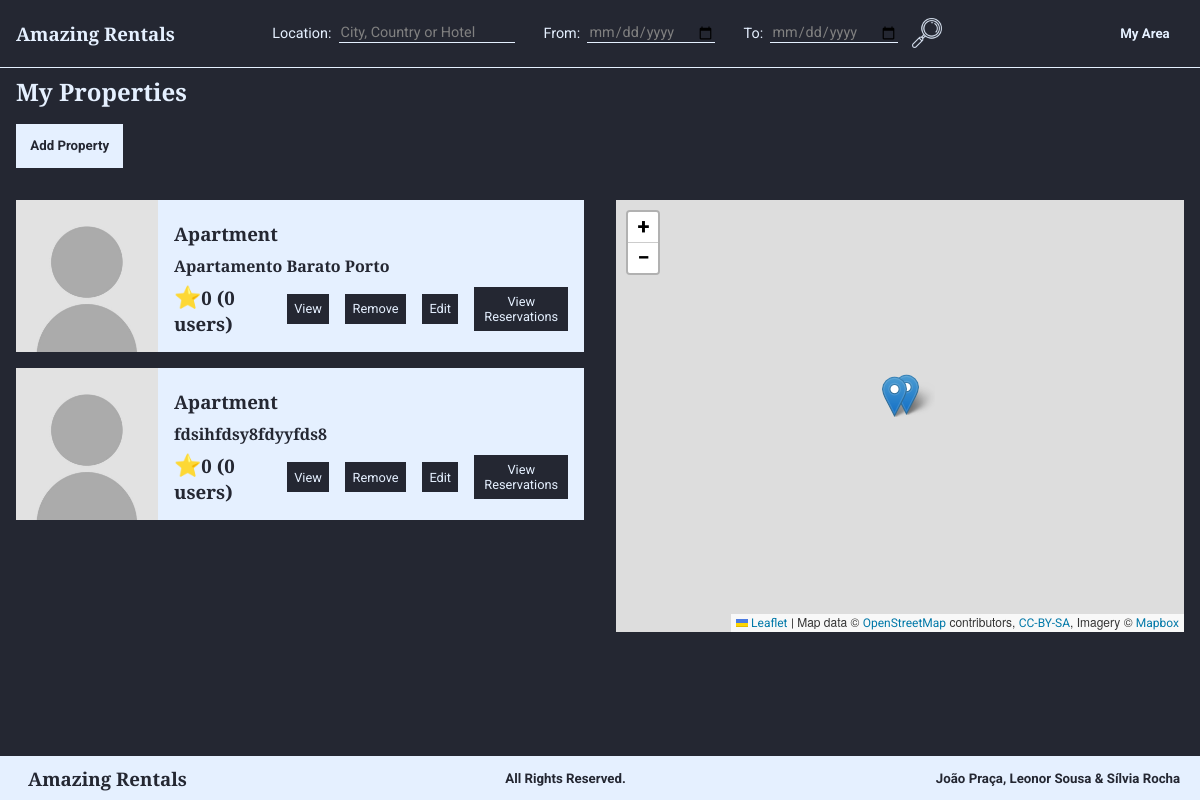
Page /listProperties.php (signed in) on the earlier database version.
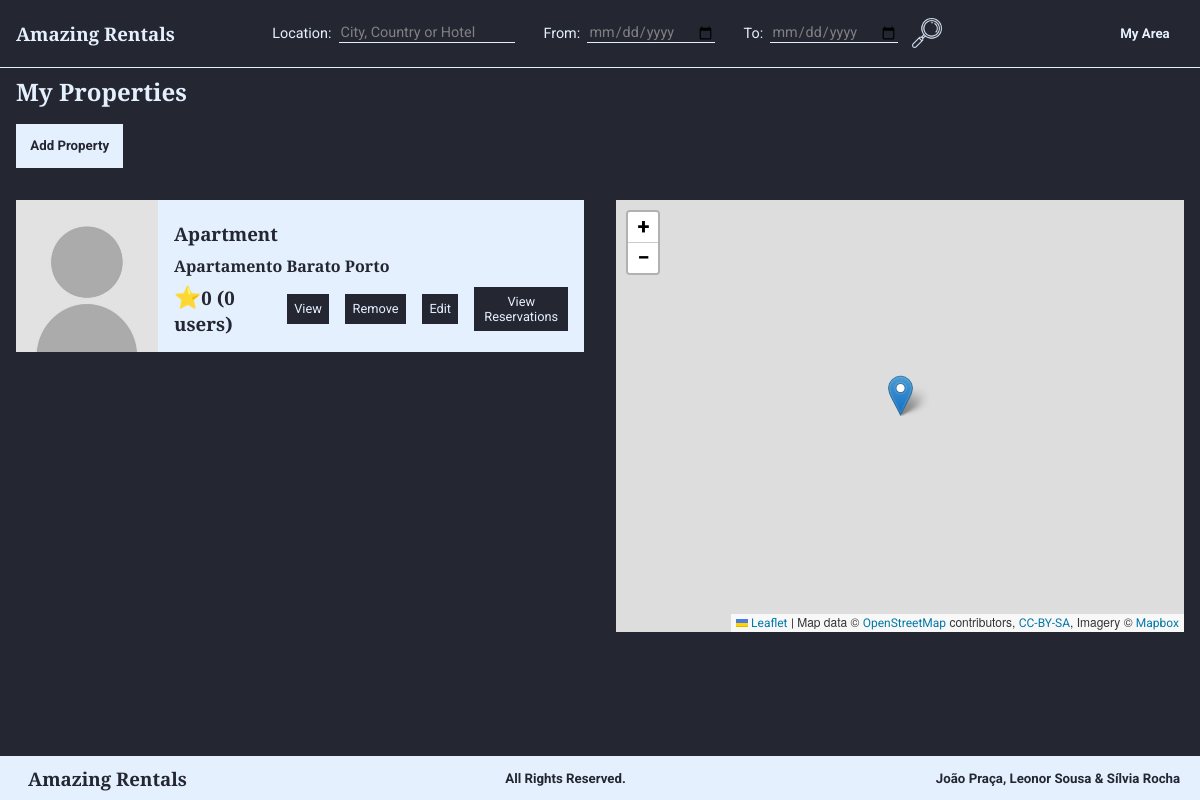
Same page on the later database version.
### tables this page shows
CREATE TABLE Habitacao (
    idHabitacao INTEGER PRIMARY KEY,
    nome        TEXT,
    numQuartos  INTEGER CHECK (numQuartos > 0), 
    maxHospedes INTEGER CHECK (maxHospedes > 0),  
    precoNoite  REAL    CHECK (precoNoite > 0), 
    taxaLimpeza REAL CHECK (taxaLimpeza >= 0), 
    descricao   TEXT,
    latitude    REAL    CHECK(latitude>=-90 and latitude<=90),
    longitude   REAL    CHECK(longitude>=-180 and longitude<=180),
    morada      TEXT,
    idCidade    INTEGER REFERENCES Cidade(idCidade) ON DELETE RESTRICT ON UPDATE RESTRICT, 
    idUtilizador INTEGER REFERENCES Utilizador(idUtilizador) ON DELETE CASCADE ON UPDATE CASCADE,
    idTipo      INTEGER REFERENCES TipoDeHabitacao (idTipo) ON DELETE SET NULL ON UPDATE CASCADE, 
    idPolitica  INTEGER REFERENCES PoliticaDeCancelamento (idPolitica) ON DELETE RESTRICT ON UPDATE CASCADE
);

CREATE TABLE TipoDeHabitacao (
    idTipo  INTEGER PRIMARY KEY,
    nome    VARCHAR(30) UNIQUE NOT NULL
);

### database/habitations.php (called while the page is built, shortened)
<?php
function getProperties($user_id){
    global $db;
    $stmt = $db->prepare('SELECT * FROM Habitacao WHERE idUtilizador = ? ORDER BY nome');
    $stmt->execute(array($user_id));
    return $stmt->fetchAll();
}
function getNameType($id){
    global $db;
    $stmt = $db->prepare('SELECT nome FROM TipoDeHabitacao WHERE idTipo=?');
    $stmt->execute(array($id));
    return $stmt->fetch();
}
function getHabitationPictures($id){
    global $db;
    $stmt = $db->prepare('SELECT * FROM Imagem WHERE idHabitacao=?');
    $stmt->execute(array($id));
    return $stmt->fetchAll();
}
?>

### templates/properties/viewShortProperty.php (the view, shortened to what this page needs)
<section class="propertyShort">
    <?php
        include_once("database/connection.php");
        include_once("database/habitations.php");
        $pictures=getHabitationPictures($habitation['idHabitacao']);
        if ($pictures != null){
            echo '<img src=' . $pictures[0]['urlImagem'] . ' alt=' . $pictures[0]['legenda'] . '>';
        }
        else{
            echo '<img src="images/ownerPicture.jpg" alt="Habitation Picture">';
        }
            $rating=0;
            $n=0;
    ?>
    <div class="rightText">
        <h3><?=getNameType($habitation['idTipo'])['nome']?></h3>
        <h1><?=$habitation['nome']?></h1>
        <div class="horizontalElements">
            <h3 id="rating"><?=$rating?> (<?=$n?> users)</h3>
            <a href="viewProperty.php?id=<?=$habitation['idHabitacao']?>" class="submit"> <p> View </p> </a>
            <a href="templates/forms/removeProperty_action.php?id=<?=$habitation['idHabitacao']?>" class="submit"><p>Remove</p></a>
            <a href="editProperty.php?id=<?=$habitation['idHabitacao']?>" class="submit"><p>Edit</p></a>
            <a href="listReservationsByProperty.php?id=<?=$habitation['idHabitacao']?>" class="submit"><p>View Reservations</p></a>
        </div>
    </div>
</section>

### listProperties.php (shortened to what this page needs)
<?php
  include('database/connection.php');
  include('database/habitations.php');
  include('templates/common/header.php');
  echo '<h2 class="subtitle">My Properties</h2>';
  echo '<div class="list_properties_options">';
  echo '<a href="addProperty.php"><h5>Add Property</h5></a>';
  echo '</div>';
  $properties = getProperties($_SESSION['user']);
  echo '<section id="listPropertiesMap">';
  echo '<aside id="map">';
  include('templates/properties/map.php');
  echo '</aside>';
  echo '<section id="propertiesSection">';
  foreach ($properties as $habitation){
    include("templates/properties/viewShortProperty.php");
  }
  echo '</section>';
  echo '</section>';
  include('templates/common/footer.php');
?>

Differences in the rows shown:
removed habitacao: idTipo.nome "Apartment", nome "fdsihfdsy8fdyyfds8", n "0"
